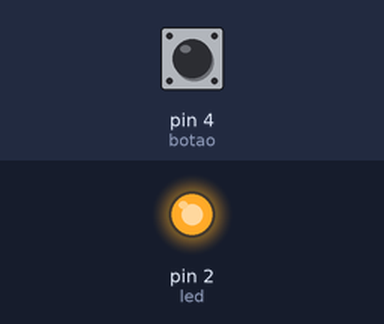
Bench run of a sketch on a simulated Arduino Uno, built with avr-gcc and run on an emulated ATmega328P. On the bench: output pins drawn as LEDs (lit = HIGH). The inputs (shaded band) are chosen by the test bench; at power-on: pin 4 (botao) LOW.

Above: at 1.2 s.
1.3 s: pin 4 (botao) pulled HIGH for 0.15 s
At 1.37 s:
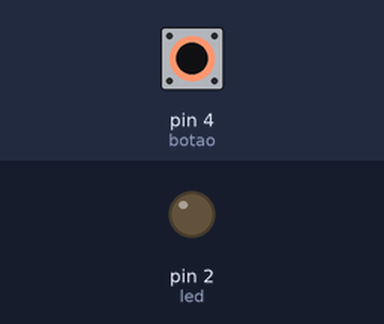
2.9 s: pin 4 (botao) pulled HIGH for 3.2 s
At 6.5 s:
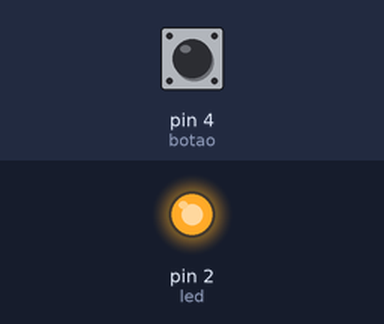
Timing chart, 0 to 8.0 s (numbered marks = the images above; inputs shaded):
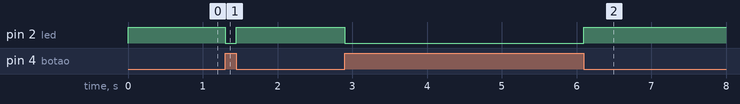

Measured:
- after the input at 1.3 s, pin 2 (led): HIGH → LOW at once, → HIGH 0.15 s later
- after the input at 2.9 s, pin 2 (led): HIGH → LOW at once, → HIGH 3.2 s later

The sketch:

codigo.ino
```cpp
const int led = 2;
const int botao = 4;
int botaoEstado = 0 ;

void setup ()
{
  pinMode (led, OUTPUT);
  pinMode (botao, INPUT);
}

void loop ()
{
  botaoEstado = digitalRead(botao);
  if (botaoEstado == HIGH) {
  digitalWrite(led, LOW);
  } else {
    digitalWrite(led, HIGH);
  }
}
```
